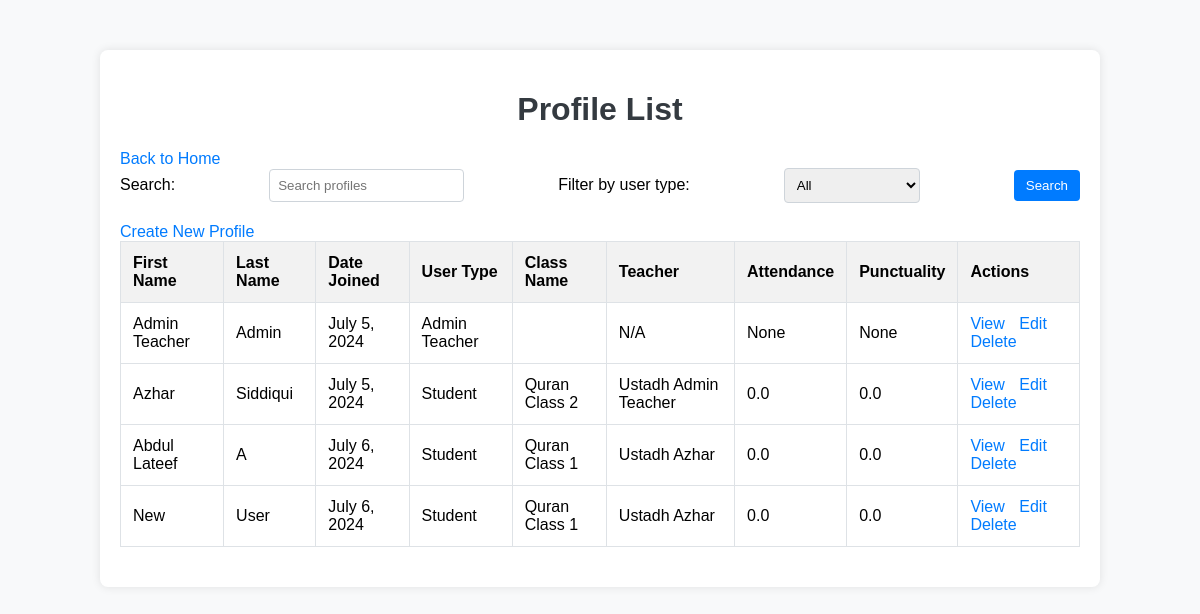
Page /accounts/profiles/ (signed in) on the committed database.
### accounts/models.py (models this page shows, shortened)
class Profile(models.Model):
    ADMIN_TEACHER = 'admin_teacher'
    REGULAR_TEACHER = 'regular_teacher'
    STUDENT = 'student'
    WAITING_LIST = 'waiting_list'
    USER_TYPE_CHOICES = [
        (ADMIN_TEACHER, 'Admin Teacher'),
        (REGULAR_TEACHER, 'Regular Teacher'),
        (STUDENT, 'Student'),
        (WAITING_LIST, 'Waiting List'),
    ]
    user = models.OneToOneField(User, on_delete=models.CASCADE)
    user_type = models.CharField(max_length=20, choices=USER_TYPE_CHOICES, default=WAITING_LIST)
    class_name = models.ForeignKey(ClassName, on_delete=models.SET_NULL, null=True, blank=True, related_name='students')
    attendance = models.FloatField(default=0.0, null=True, blank=True)
    punctuality = models.FloatField(default=0.0, null=True, blank=True)
    class Meta:
        verbose_name = "Profile"
        verbose_name_plural = "Profiles"

class ClassName(models.Model):
    QAIDAH = 'qaidah'
    QURAN_READING = 'quran_reading'
    HIFZ = 'hifz'
    NA = 'na'
    BOOK_CHOICES = [
        (QAIDAH, 'Qaidah'),
        (QURAN_READING, 'Quran Reading'),
        (HIFZ, 'Hifz'),
        (NA, 'N/A'),
    ]
    name = models.CharField(max_length=100)
    teacher = models.ForeignKey('Profile', on_delete=models.SET_NULL, null=True,
                                limit_choices_to={'user_type__in': ['admin_teacher', 'regular_teacher']})
    book = models.CharField(max_length=20, choices=BOOK_CHOICES, default=NA)
    created_at = models.DateTimeField(auto_now_add=True)
    class Meta:
        verbose_name = "Class"
        verbose_name_plural = "Classes"

### accounts/views.py (the view, shortened to what this page needs)
# urls.py: path('profiles/', ProfileListView.as_view(), name='profile-list'),
class ProfileListView(LoginRequiredMixin, ListView):
    model = Profile
    template_name = 'accounts/profiles_list.html'
    context_object_name = 'profiles'
    def get_queryset(self):
        queryset = Profile.objects.all()
        user_type = self.request.GET.get('user_type', None)
        search_query = self.request.GET.get('search', None)
        if user_type:
            queryset = queryset.filter(user_type=user_type)
        return queryset

### accounts/templates/accounts/profiles_list.html (shortened to what this page needs)
<!DOCTYPE html>
<html lang="en">
<head>
</head>
<body>
    <div class="container">
        <h1>Profile List</h1>
        <a href="{% url 'home' %}">Back to Home</a>
        <form method="get" action="{% url 'profile-list' %}">
            <label for="search">Search:</label>
            <input type="text" name="search" id="search" placeholder="Search profiles" value="{{ request.GET.search }}">
            <label for="user_type">Filter by user type:</label>
            <select name="user_type" id="user_type">
                <option value="">All</option>
            </select>
            <button type="submit">Search</button>
        </form>
        <a href="{% url 'profile-create' %}">Create New Profile</a>
        <table>
            <thead>
                <tr>
                    <th>First Name</th>
                    <th>Last Name</th>
                    <th>Date Joined</th>
                    <th>User Type</th>
                    <th>Class Name</th>
                    <th>Teacher</th>
                    <th>Attendance</th>
                    <th>Punctuality</th>
                    <th>Actions</th>
                </tr>
            </thead>
            <tbody>
                {% for profile in profiles %}
                    <tr>
                        <td>{{ profile.user.first_name }}</td>
                        <td>{{ profile.user.last_name }}</td>
                        <td>{{ profile.user.date_joined|date:"F j, Y" }}</td>
                        <td>{{ profile.get_user_type_display }}</td>
                        <td>{{ profile.class_name.name }}</td>
                        {% if profile.class_name.teacher %}
                        <td>Ustadh {{ profile.class_name.teacher.user.first_name }}</td>
                        {% else %}
                        <td>N/A</td>
                        {% endif %}
                        <td>{{ profile.attendance }}</td>
                        <td>{{ profile.punctuality }}</td>
                        <td class="actions">
                            <a href="{% url 'profile-detail' profile.pk %}">View</a>
                            <a href="{% url 'profile-update' profile.pk %}">Edit</a>
                            <a href="{% url 'profile-delete' profile.pk %}">Delete</a>
                        </td>
                    </tr>
                {% endfor %}
            </tbody>
        </table>
    </div>
</body>
</html>

### accounts/templates/accounts/profiles_list.html (style rules this page uses)
body { font-family: Arial, sans-serif; background-color: #f8f9fa; margin: 0; padding: 0; }
.container { width: 80%; margin: auto; background-color: #fff; padding: 20px; box-shadow: 0 0 10px rgba(0, 0, 0, 0.1); border-radius: 8px; margin-top: 50px; }
h1 { text-align: center; color: #343a40; }
form { display: flex; justify-content: space-between; align-items: center; margin-bottom: 20px; }
label { margin-right: 10px; }
input[type="text"], select { padding: 8px; margin-right: 10px; border: 1px solid #ced4da; border-radius: 4px; }
button { padding: 8px 12px; background-color: #007bff; color: #fff; border: none; border-radius: 4px; cursor: pointer; }
table { width: 100%; border-collapse: collapse; margin-bottom: 20px; }
table, th, td { border: 1px solid #dee2e6; }
th, td { padding: 12px; text-align: left; }
th { background-color: #f2f2f2; }
a { color: #007bff; text-decoration: none; }
.actions a { margin-right: 10px; }

### rows in the picture
Profile: user.first_name "Admin Teacher", user.last_name "Admin", user.date_joined "July 5, 2024", user_type "Admin Teacher", shows "N/A", attendance "None", punctuality "None"
Profile: user.first_name "Azhar", user.last_name "Siddiqui", user.date_joined "July 5, 2024", user_type "Student", class_name.name "Quran Class 2", class_name.teacher.user.first_name "Admin Teacher", attendance "0.0", punctuality "0.0"
Profile: user.first_name "Abdul Lateef", user.last_name "A", user.date_joined "July 6, 2024", user_type "Student", class_name.name "Quran Class 1", class_name.teacher.user.first_name "Azhar", attendance "0.0", punctuality "0.0"
Profile: user.first_name "New", user.last_name "User", user.date_joined "July 6, 2024", user_type "Student", class_name.name "Quran Class 1", class_name.teacher.user.first_name "Azhar", attendance "0.0", punctuality "0.0"
